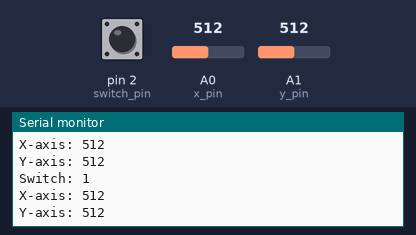
This sketch was run on a simulated Arduino Uno, built with avr-gcc and run on an emulated ATmega328P. Shown: the last lines printed to the serial monitor. Inputs (shaded band) come from the test bench; at power-on: A0 (x_pin) = 512, A1 (y_pin) = 512, pin 2 (switch_pin) HIGH.

Above: at 1.8 s.
1.9 s: A0 (x_pin) set to 716
At 2.8 s:
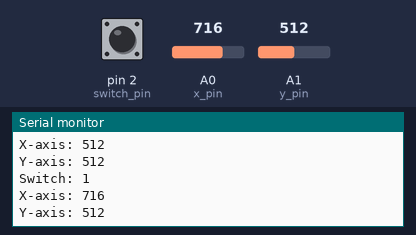
3.4 s: A1 (y_pin) set to 716
At 4.7 s:
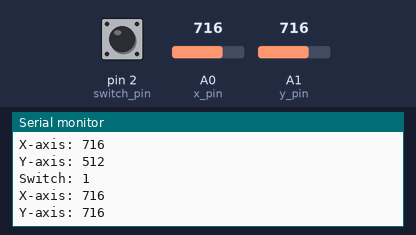
4.9 s: pin 2 (switch_pin) pulled LOW for 1.2 s
7.6 s: A0 (x_pin) set to 900
At 8.8 s:
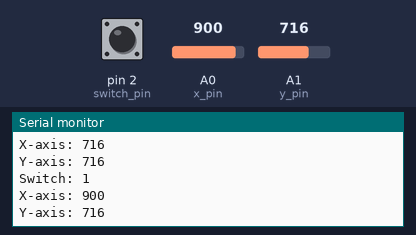
9.1 s: A1 (y_pin) set to 900
At 10.8 s:
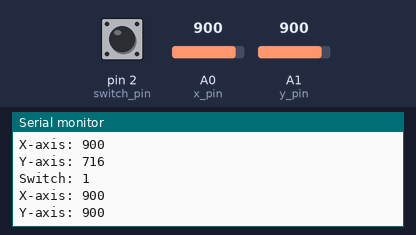
Timing chart, 0 to 11.6 s (numbered marks = the images above; inputs shaded):
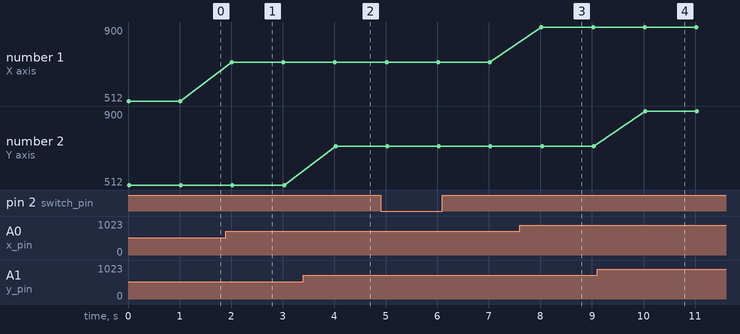

Measured:
- after the input at 1.9 s, the serial monitor: prints a new line after 0.11 s (image 1)
- after the input at 3.4 s, the serial monitor: prints a new line after 0.63 s (image 2)
- after the input at 7.6 s, the serial monitor: prints a new line after 0.42 s (image 3)
- after the input at 9.1 s, the serial monitor: prints a new line after 0.93 s (image 4)
- plotted number 1: 512 → 716 after the input at 1.9 s, 716 → 900 after the input at 7.6 s

The sketch:

analog_joystick.ino
```cpp
/**
 * Program to monitor input from the analog joystick module every 0.5 seconds.
 */

// Arduino pin numbers
static const int switch_pin = 2; // digital pin connected to switch output
static const int x_pin = A0; // analog pin connected to X output
static const int y_pin = A1; // analog pin connected to Y output


/**
 * Function to read from the switch pin of the module
 */
void read_from_switch() {
  String text = "Switch: " + String(digitalRead(switch_pin)) + "\n";
  Serial.print(text);
}

/**
 * Function to read from the axis pins of the module
 */
void read_from_axis() {
  String x_text = "X-axis: " + String(analogRead(x_pin)) + "\n";
  String y_text = "Y-axis: " + String(analogRead(y_pin)) + "\n";
  Serial.print(x_text);
  Serial.print(y_text);
}

void setup() {
  // put your setup code here, to run once:
  pinMode(switch_pin, INPUT);
  digitalWrite(switch_pin, HIGH);
  Serial.begin(9600);
}

void loop() {
  // put your main code here, to run repeatedly:
  read_from_switch();
  read_from_axis();
  Serial.print("\n\n");

  delay(1000);
}
```
